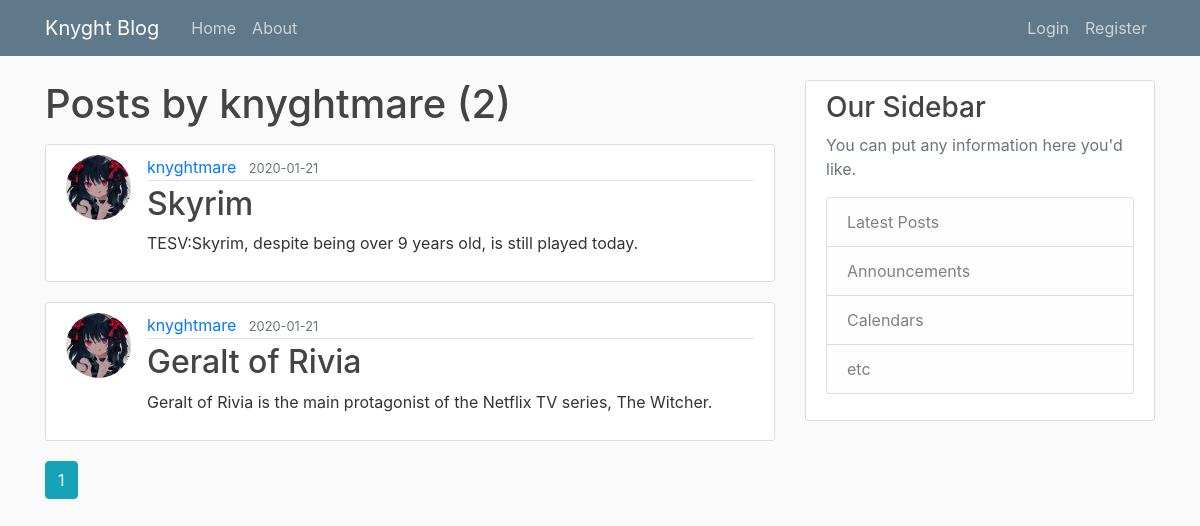
Before: /user/knyghtmare with the older database file.
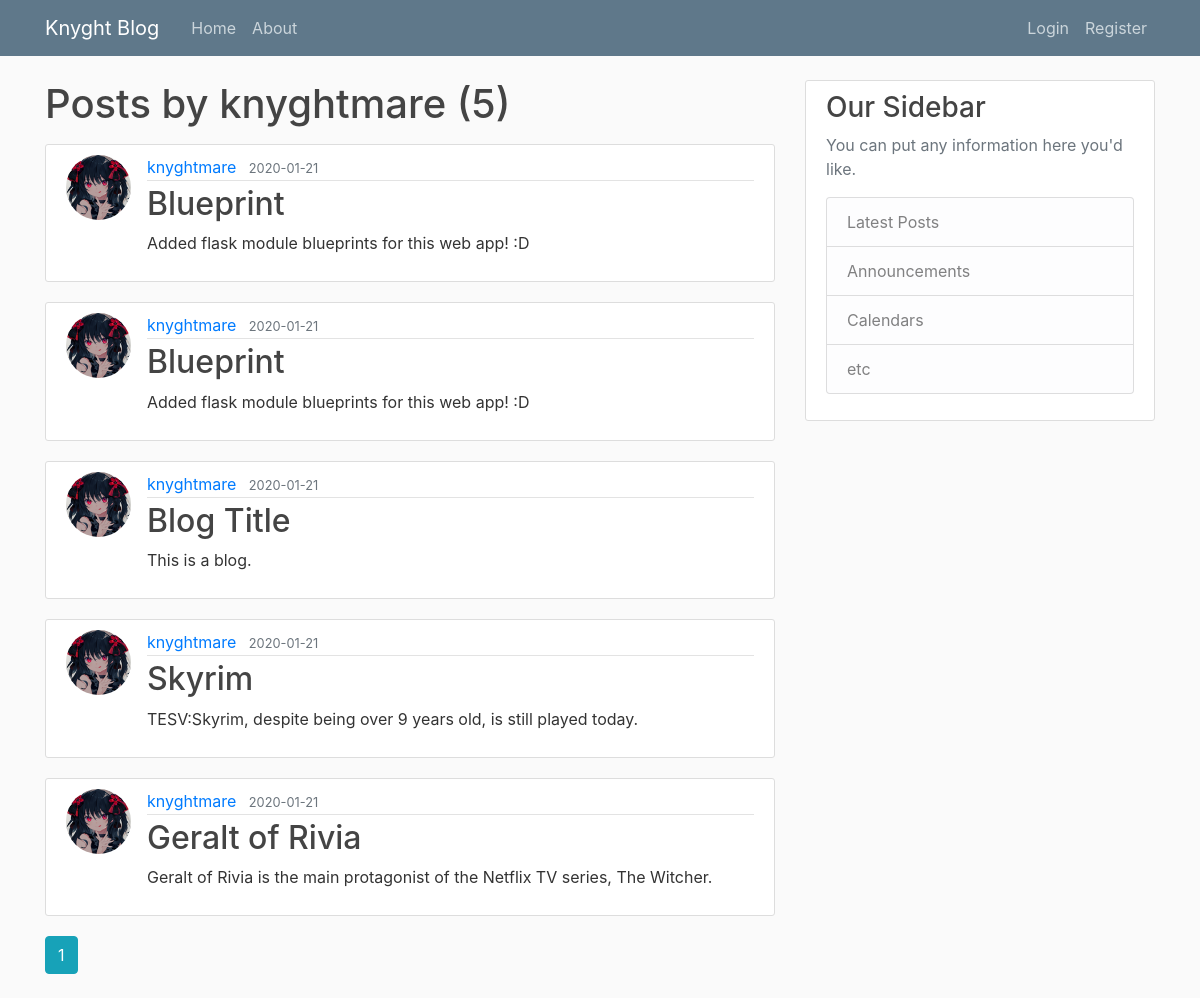
After: the same page with the newer database file.
### knyghtblog/models.py (models this page shows, shortened)
class User(db.Model, UserMixin):
    id = db.Column(db.Integer, primary_key=True)
    username = db.Column(db.String(20), unique=True, nullable=False)
    email = db.Column(db.String(120), unique=True, nullable=False)
    image_file = db.Column(db.String(20), nullable=False, default='default.jpg')
    password = db.Column(db.String(60), nullable=False)
    posts = db.relationship('Post', backref='author', lazy=True)

class Post(db.Model):
    id = db.Column(db.Integer, primary_key=True)
    title = db.Column(db.String(100), nullable=False)
    date_posted = db.Column(db.DateTime, nullable=False, default=datetime.utcnow)
    content = db.Column(db.Text, nullable=False)
    user_id = db.Column(db.Integer, db.ForeignKey('user.id'), nullable=False)

### knyghtblog/users/routes.py (the view)
@users.route("/user/<string:username>")
def user_posts(username):
    page = request.args.get('page', 1, type=int)
    user = User.query.filter_by(username=username).first_or_404()
    posts = Post.query.filter_by(author=user)\
        .order_by(Post.date_posted.desc())\
        .paginate(page=page, per_page=5)
    return render_template('user_posts.html', posts=posts, user=user)

### knyghtblog/templates/user_posts.html
{% extends "layout.html" %}
{% block content %}
    <h1 class="mb-3">Posts by {{ user.username }} ({{ posts.total }})</h1>
    {% for post in posts.items %}
        <article class="media content-section">
          <img class="rounded-circle article-img" src="{{ url_for('static', filename='profile_pics/' + post.author.image_file) }}">
          <div class="media-body">
            <div class="article-metadata">
              <a class="mr-2" href="{{ url_for('users.user_posts', username=post.author.username) }}">{{ post.author.username }}</a>
              <small class="text-muted">{{ post.date_posted.strftime('%Y-%m-%d') }}</small>
            </div>
            <h2><a class="article-title" href="{{ url_for('posts.post', post_id=post.id) }}">{{ post.title }}</a></h2>
            <p class="article-content">{{ post.content }}</p>
          </div>
        </article>
    {% endfor %}
    {% for page_num in posts.iter_pages(left_edge=1, right_edge=1, left_current=1, right_current=2) %}
      {% if page_num %}
        {% if posts.page == page_num %}
          <a class="btn btn-info mb-4" href="{{ url_for('users.user_posts', username=user.username, page=page_num) }}">{{ page_num }}</a>
        {% else %}
          <a class="btn btn-outline-info mb-4" href="{{ url_for('users.user_posts', username=user.username, page=page_num) }}">{{ page_num }}</a>
        {% endif %}
      {% else %}
        ...
      {% endif %}
    {% endfor %}
{% endblock content %}

### knyghtblog/templates/layout.html (shortened to what this page needs)
<!DOCTYPE html>
<html>
<head>
    <link rel="stylesheet" href="https://maxcdn.bootstrapcdn.com/bootstrap/4.0.0/css/bootstrap.min.css">
    <link rel="stylesheet" type="text/css" href="{{ url_for('static', filename='main.css') }}">
</head>
<body>
    <header class="site-header">
      <nav class="navbar navbar-expand-md navbar-dark bg-steel fixed-top">
        <div class="container">
          <a class="navbar-brand mr-4" href="/">Knyght Blog</a>
          <div class="collapse navbar-collapse" id="navbarToggle">
            <div class="navbar-nav mr-auto">
              <a class="nav-item nav-link" href="{{ url_for('main.home') }}">Home</a>
              <a class="nav-item nav-link" href="{{ url_for('main.about') }}">About</a>
            </div>
            <div class="navbar-nav">
              {% if current_user.is_authenticated %}
                <a class="nav-item nav-link" href="{{ url_for('posts.new_post') }}">New Post</a>
                <a class="nav-item nav-link" href="{{ url_for('users.account') }}">Account</a>
                <a class="nav-item nav-link" href="{{ url_for('users.logout') }}">Logout</a>
              {% else %}
                <a class="nav-item nav-link" href="{{ url_for('users.login') }}">Login</a>
                <a class="nav-item nav-link" href="{{ url_for('users.register') }}">Register</a>
              {% endif %}
            </div>
          </div>
        </div>
      </nav>
    </header>
    <main role="main" class="container">
      <div class="row">
        <div class="col-md-8">
          {% block content %}{% endblock %}
        </div>
        <div class="col-md-4">
          <div class="content-section">
            <h3>Our Sidebar</h3>
            <p class='text-muted'>You can put any information here you'd like.
              <ul class="list-group">
                <li class="list-group-item list-group-item-light">Latest Posts</li>
                <li class="list-group-item list-group-item-light">Announcements</li>
                <li class="list-group-item list-group-item-light">Calendars</li>
                <li class="list-group-item list-group-item-light">etc</li>
              </ul>
            </p>
          </div>
        </div>
      </div>
    </main>
</body>
</html>

### knyghtblog/static/main.css (style rules this page uses)
body { background: #fafafa; color: #333333; margin-top: 5rem; }
h1, h2, h3, h4, h5, h6 { color: #444444; }
.bg-steel { background-color: #5f788a; }
.site-header .navbar-nav .nav-link { color: #cbd5db; }
.content-section { background: #ffffff; padding: 10px 20px; border: 1px solid #dddddd; border-radius: 3px; margin-bottom: 20px; }
.article-title { color: #444444; }
.article-content { white-space: pre-line; }
.article-img { height: 65px; width: 65px; margin-right: 16px; }
.article-metadata { padding-bottom: 1px; margin-bottom: 4px; border-bottom: 1px solid #e3e3e3 }

Changed rows visible on the page:
added Post: image_file (picture), author.username "knyghtmare", date_posted "2020-01-21", title "Blueprint", content "Added flask module blueprints for this web app! :D"
added Post: image_file (picture), author.username "knyghtmare", date_posted "2020-01-21", title "Blueprint", content "Added flask module blueprints for this web app! :D"
added Post: image_file (picture), author.username "knyghtmare", date_posted "2020-01-21", title "Blog Title", content "This is a blog."
Other visible differences:
{{ posts.total }}: "2" → "5"
